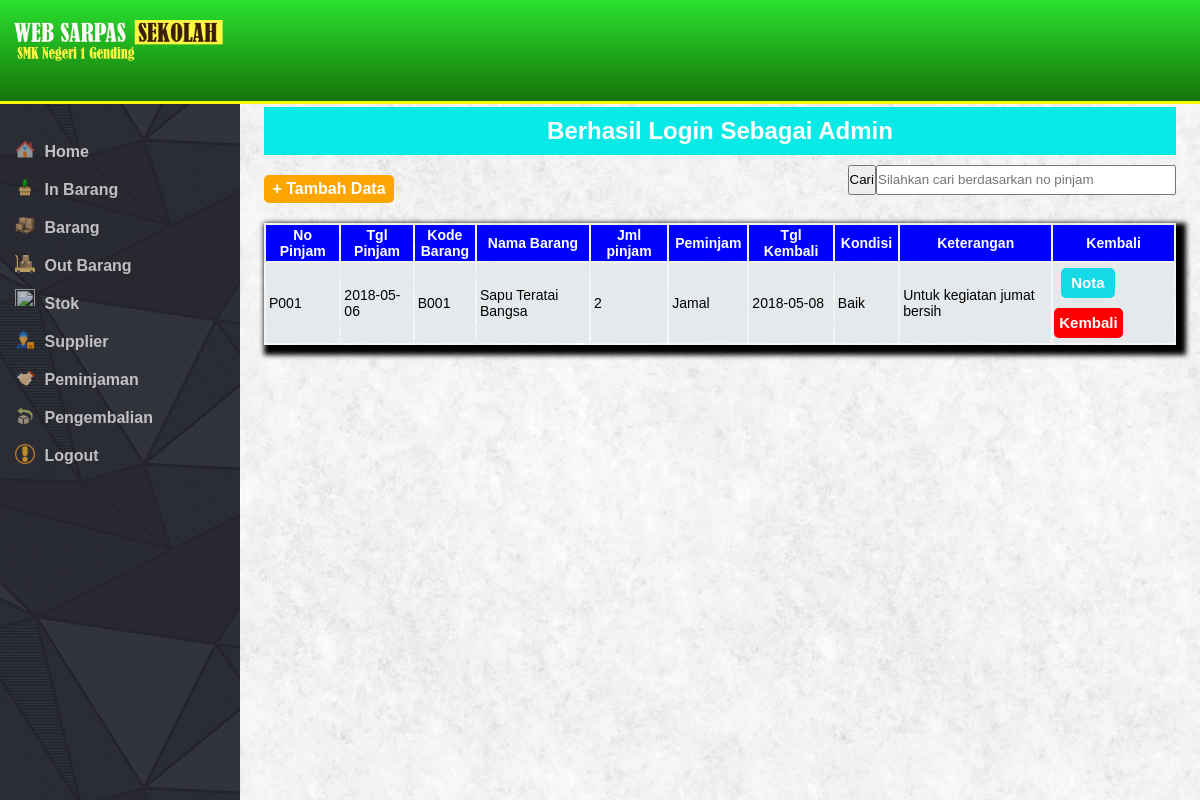
The page /page.php?url=peminjaman-index (signed in) on the database its author committed.
### tables this page shows
CREATE TABLE `pinjam_barang` (
  `no_pinjam` varchar(8) NOT NULL,
  `tgl_pinjam` varchar(12) NOT NULL,
  `kode_barang` varchar(8) NOT NULL,
  `nama_barang` varchar(30) NOT NULL,
  `jml_pinjam` int(11) NOT NULL,
  `jml_pinjam1` int(11) NOT NULL,
  `peminjam` varchar(35) NOT NULL,
  `tgl_kembali` varchar(12) NOT NULL,
  `kondisi` varchar(18) NOT NULL,
  `keterangan` varchar(30) NOT NULL
);

### application/peminjaman/index.php (the view, shortened to what this page needs)
<?php
if(!isset($url['2'])){
$query=mysqli_query($koneksi,"select * from pinjam_barang");
}else{
$query=mysqli_query($koneksi,"select * from pinjam_barang where no_pinjam like '%$url[2]%'");
}
 ?>
<a href="page.php?url=peminjaman-form" class="menu">+ Tambah Data</a>
<input type="" name="" id="cari" style="float: right; height: 30px; width: 300px" placeholder="Silahkan cari berdasarkan no pinjam">
<button style="float: right; height: 30px;" onclick="cari()">Cari</button>
	<table>
		<tr>
			<th>No Pinjam</th>
			<th>Tgl <br> Pinjam</th>
			<th>Kode <br> Barang</th>
			<th>Nama Barang</th>
			<th>Jml pinjam</th>
			<th>Peminjam</th>
            <th>Tgl Kembali</th>
            <th>Kondisi</th>
            <th>Keterangan</th>
            <th>Kembali</th>
		</tr>
		<?php
		 while ($data=mysqli_fetch_assoc($query)) { ?>
		<tr>
			<td><?php echo $no=$data['no_pinjam']; ?>
			</td>
			<td><?php echo $data['tgl_pinjam']; ?></td>
			<td><?php echo $data['kode_barang']; ?></td>
			<td><?php echo $data['nama_barang']; ?></td>
			<td><?php echo $data['jml_pinjam']; ?></td>
			<td><?php echo $data['peminjam']; ?></td>
            <td><?php echo $data['tgl_kembali']; ?></td>
            <td><?php echo $data['kondisi']; ?></td>
			<td><?php echo $data['keterangan']; ?></td>
            <td><a href="" onclick="print_d('<?php echo $no; ?>')">Nota</a><a href="page.php?url=peminjaman-kembali-<?php echo $data['no_pinjam']; ?>">Kembali</a></td>
		</tr>
		<?php
		 } ?>
	</table>

### asset/css/main.css (style rules this page uses)
* { margin: 0;padding: 0;box-sizing: border-box;font-family: 'arial'; }
html,body { height: 100%; }
body { background:url('../image/fresh_snow.png'); }
.content-kanan .menu { font-weight: bolder;margin: 10px 5px 20px 0px; display: block;text-align: center;text-decoration: none;border-radius: 5px;width: 130px; padding: 5px;color: white;float: left;background-color: orange; }
.content-kanan table { margin:0 auto; clear:both;box-shadow: 5px 5px 5px 5px; }
.content-kanan table th { font-size: 14px;font-weight: bolder; color:white;background-color: blue;height: 35px;padding: 2px 6px; }
.content-kanan table tr td { font-size: 14px; padding: 0px 3px;height: 30px; }
.content-kanan table td a { text-decoration: none;border-radius: 5px; display: inline-block;margin: 5px;padding: 5px 10px;font-size: 15px;height: 30px;color: white; font-weight: bolder;line-height: 20px;background-color: rgb(20, 217, 230); }
.content-kanan table td a:last-child { margin-left: -2px;padding: 5px;background-color: red; }
.content-kanan table tr:nth-child(odd) { background-color: white; }
.content-kanan table tr:nth-child(even) { background-color: #e6e9eb; }

### rows shown on the page
pinjam_barang: no_pinjam "P001", tgl_pinjam "2018-05-06", kode_barang "B001", nama_barang "Sapu Teratai Bangsa", jml_pinjam "2", peminjam "Jamal", tgl_kembali "2018-05-08", kondisi "Baik", keterangan "Untuk kegiatan jumat bersih"

### other values the page prints
$_SESSION['msg'] "Berhasil Login Sebagai Admin"
